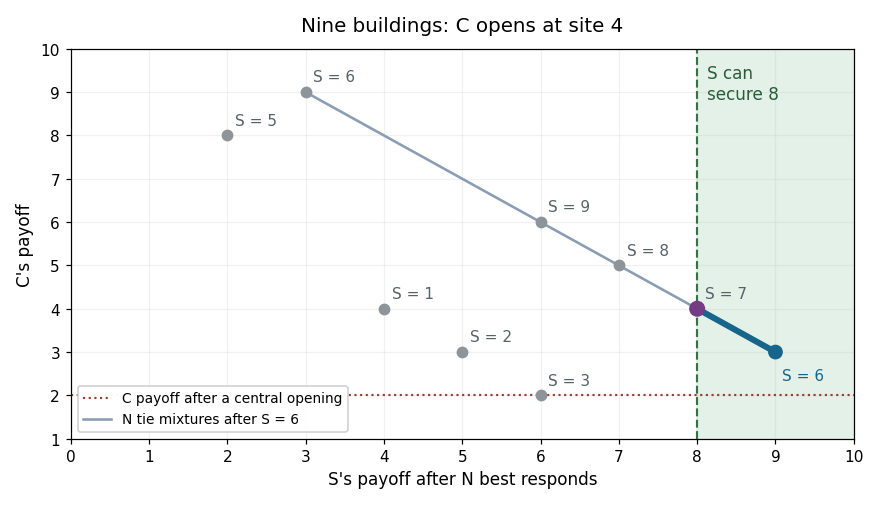

This figure's Python source:
"""Original best-response/tie diagram for a discrete three-firm location game.
Python 3.14.4, NumPy 2.3.5, Matplotlib 3.10.7. Writes PNG to CWD.
"""
import matplotlib
matplotlib.use('Agg')
import matplotlib.pyplot as plt
import numpy as np

k, c = 9, 4

def payoff(s, z):
    sites = (c, s, z)
    result = [0, 0, 0]
    for customer in range(1, k+1):
        distances = [abs(customer-site) for site in sites]
        winners = [i for i,d in enumerate(distances) if d == min(distances)]
        for i in winners:
            result[i] += 2 // len(winners)
    return result

outcomes = {}
for s in range(1, k+1):
    if s == c:
        continue
    legal = [(z, payoff(s,z)) for z in range(1,k+1) if z not in (c,s)]
    best = max(v[2] for z,v in legal)
    outcomes[s] = [(z,v) for z,v in legal if v[2] == best]
assert outcomes[6] == [(3,[3,9,6]),(7,[9,3,6])]
assert outcomes[7] == [(3,[4,8,6])]

fig, ax = plt.subplots(figsize=(8,4.6), dpi=110, facecolor='white')
ax.set_facecolor('white')
ax.axvspan(8,10, color='#e4f1e8', zorder=0)
ax.axvline(8, color='#377148', ls='--', lw=1.4)
ax.axhline(2, color='#9a3d30', ls=':', lw=1.4, label='C payoff after a central opening')
for s, options in outcomes.items():
    for z,v in options:
        x,y = v[1],v[0]
        ax.scatter(x,y,s=45,color='#8d959a',zorder=3)
        if s != 6:
            ax.annotate(f'S = {s}',(x,y),xytext=(5,7),textcoords='offset points',fontsize=10,color='#566168')
# Mixing between N's two best replies at S=6 traces this segment.
x=np.linspace(3,9,121)
ax.plot(x,12-x,color='#8a9db3',lw=1.7,label='N tie mixtures after S = 6')
x_good=np.linspace(8,9,31)
ax.plot(x_good,12-x_good,color='#17658a',lw=4,zorder=4)
ax.scatter([9,8],[3,4],s=[75,90],color=['#17658a','#743c85'],zorder=5)
ax.annotate('S = 6',(3,9),xytext=(5,7),textcoords='offset points',fontsize=10,color='#566168')
ax.annotate('S = 6',(9,3),xytext=(4,-18),textcoords='offset points',fontsize=10,color='#17658a')
ax.text(8.13,8.85,'S can\nsecure 8',fontsize=11,color='#285d38',ha='left')
ax.set_xlim(0,10);ax.set_ylim(1,10)
ax.set_xticks(range(0,11));ax.set_yticks(range(1,11))
ax.set_xlabel("S's payoff after N best responds",fontsize=11)
ax.set_ylabel("C's payoff",fontsize=11)
ax.set_title('Nine buildings: C opens at site 4',fontsize=13,pad=12)
ax.grid(alpha=.17)
ax.legend(loc='lower left',fontsize=9,framealpha=.96)
fig.tight_layout()
fig.savefig('computational-game-theory-location-continuations.png',facecolor='white',transparent=False)
